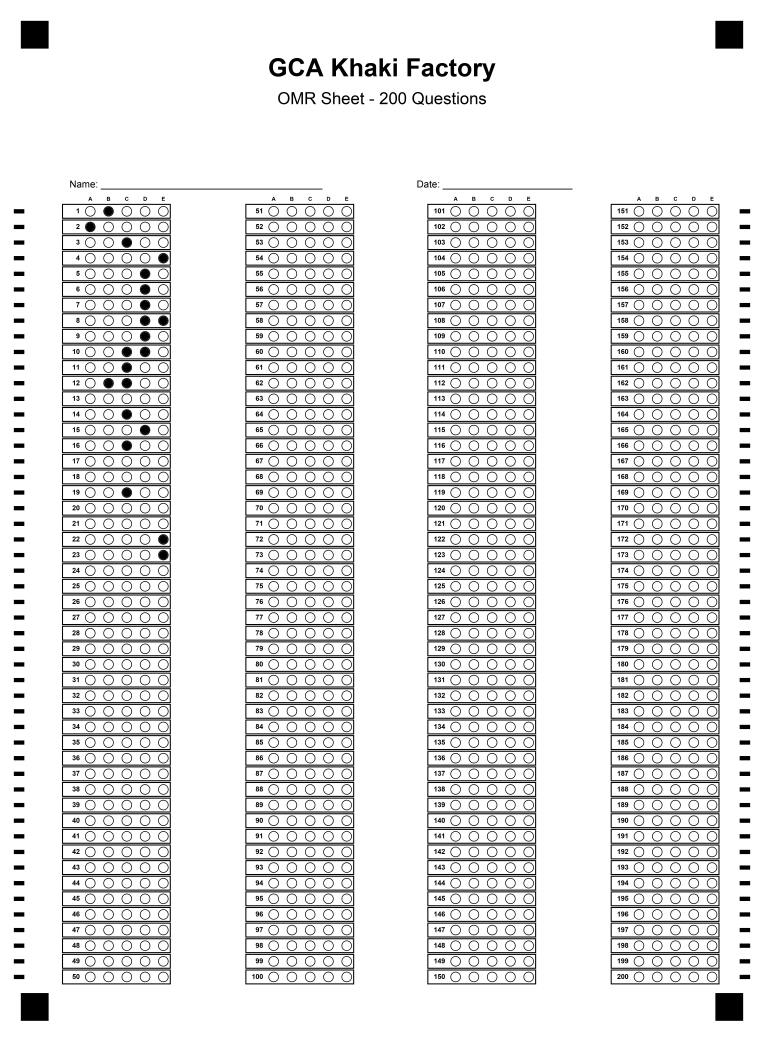
#> input picture data/evaluations/tmp/728640144c2d40c78a85e96071e39c85/original.jpg, 4584 x 6250 px (shown at 1/6 size)
$ python -i preprocessing.py   (imports and definitions only)   (older library calls are emulated)
#> lines starting #> are read from the running program, lines starting #| are printed output that depends on the picture; after the words box and inside, x2 and y2 are one past the last pixel; in counts of white or black regions, pixels touching at a corner belong together
#> further down, picture is the input picture: shape (6250, 4584, 3); min 0, max 255, mean 226.8
"""
Image preprocessing pipeline for OMR sheets.
Normalizes image quality before sheet detection and bubble reading.
"""
# pyrefly: ignore [missing-import]
import cv2
# pyrefly: ignore [missing-import]
import numpy as np
from typing import Tuple


import fitz  # PyMuPDF

# [31 lines left out: functions load_image, load_image_from_bytes, not called in this run]


def resize_image(img: np.ndarray, max_dim: int = 2000) -> np.ndarray:
    """
    Resize image so the largest dimension is max_dim, preserving aspect ratio.
    Prevents very large images from slowing down processing.
    """
#> called with max_dim = 2000
    h, w = img.shape[:2]
#> h = 6250; w = 4584
    if max(h, w) <= max_dim:
        return img
    scale = max_dim / max(h, w)
#> scale = 0.32
    new_w = int(w * scale)
#> new_w = 1466
    new_h = int(h * scale)
#> new_h = 2000
    return cv2.resize(img, (new_w, new_h), interpolation=cv2.INTER_AREA)
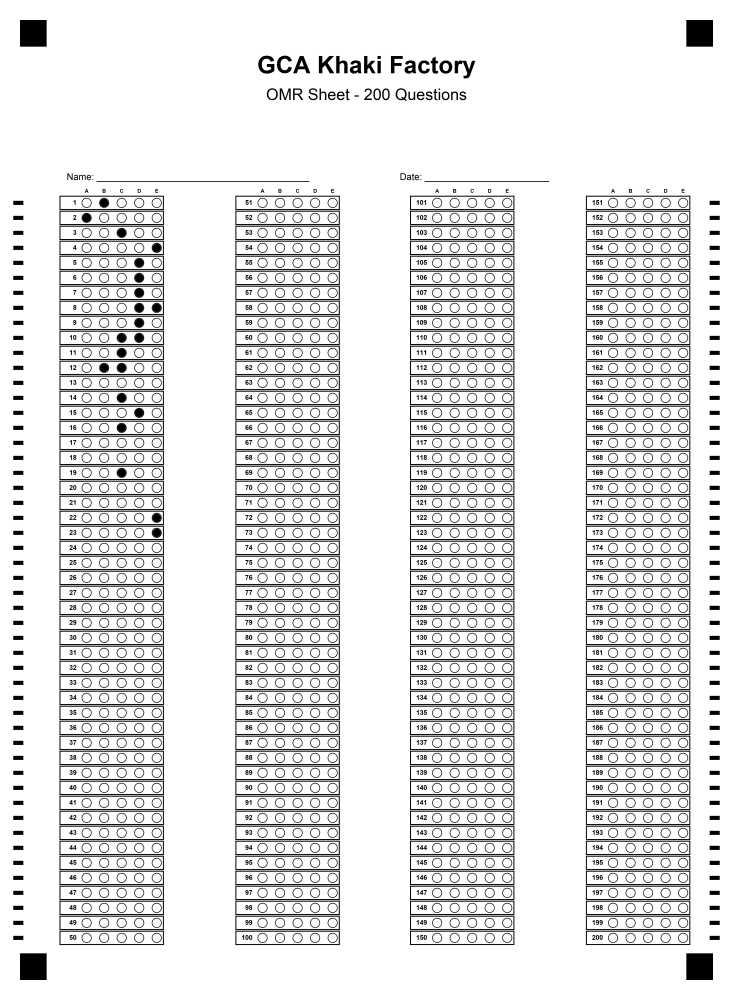
#> returned value: shape (2000, 1466, 3) (shown at 1/2 size); min 0, max 255, mean 226.8
#> in adjust_contrast_brightness, `lab = cv2.cvtColor(img, cv2.COLOR_BGR2LAB)`: lab: shape (2000, 1466, 3); mean of channels 0, 1, 2 227.3, 128, 128
#> in adjust_contrast_brightness, `l, a, b = cv2.split(lab)`: a: shape (2000, 1466); every value is 128
#> in adjust_contrast_brightness, `limg = cv2.merge((cl, a, b))`: limg: shape (2000, 1466, 3); mean of channels 0, 1, 2 227.2, 128, 128


def to_grayscale(img: np.ndarray) -> np.ndarray:
    """Convert BGR image to grayscale."""
    if len(img.shape) == 2:
        return img  # already grayscale
    return cv2.cvtColor(img, cv2.COLOR_BGR2GRAY)
#> returned value: shape (2000, 1466)


def reduce_noise(gray: np.ndarray) -> np.ndarray:
    """
    Apply Gaussian blur for noise reduction.
    Kernel size 5x5 is effective for most scanned/photographed OMR sheets.
    """
    return cv2.GaussianBlur(gray, (5, 5), 0)


def threshold_image(gray: np.ndarray, method: str = "otsu") -> np.ndarray:
    """
    Apply thresholding to create binary image.

    Args:
        gray: Grayscale input image
        method: 'otsu' | 'adaptive'

    Returns:
        Binary image (0=black, 255=white)
    """
#> called with method = 'otsu'
    if method == "adaptive":
        return cv2.adaptiveThreshold(
            gray, 255,
            cv2.ADAPTIVE_THRESH_GAUSSIAN_C,
            cv2.THRESH_BINARY_INV,
            blockSize=21,
            C=10,
        )
    else:  # Otsu
        _, binary = cv2.threshold(gray, 0, 255, cv2.THRESH_BINARY_INV + cv2.THRESH_OTSU)
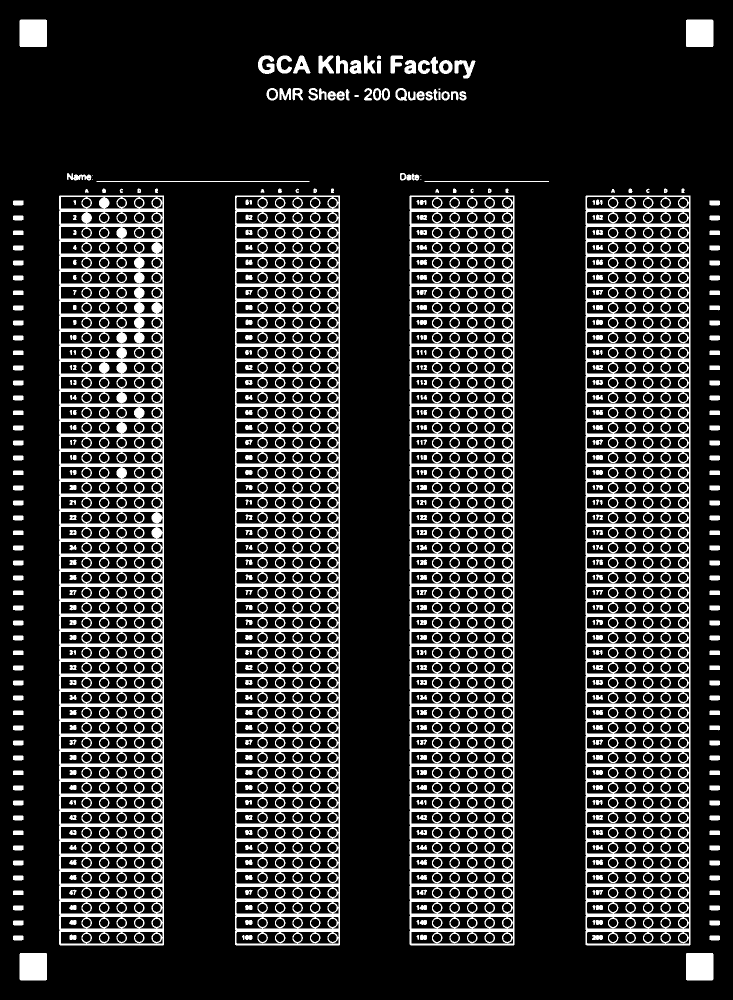
#> binary: shape (2000, 1466) (shown at 1/2 size); 19% white; 496 white regions (5 under 20 px), largest, box (x1, y1, x2, y2) and area: (118, 391, 328, 1891) 124761, (819, 391, 1029, 1891) 120754, (1171, 391, 1381, 1891) 119433
        return binary


def apply_morphology(binary: np.ndarray, operation: str = "close") -> np.ndarray:
    """
    Apply morphological operations to clean up binary image.
    'close' = fill small holes in bubbles.
    'open'  = remove noise/small particles.
    """
#> called with operation = 'close'
    kernel = cv2.getStructuringElement(cv2.MORPH_ELLIPSE, (3, 3))
    if operation == "close":
        return cv2.morphologyEx(binary, cv2.MORPH_CLOSE, kernel, iterations=1)
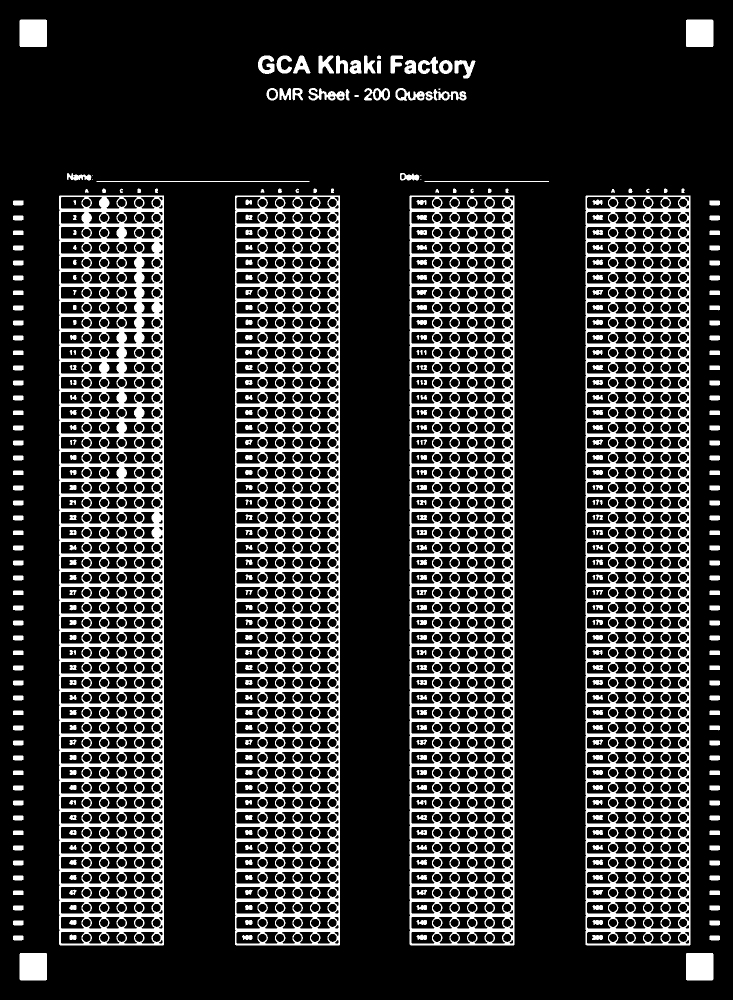
#> returned value: shape (2000, 1466) (shown at 1/2 size); 19.8% white; 389 white regions (5 under 20 px), largest, box (x1, y1, x2, y2) and area: (118, 391, 328, 1891) 130488, (819, 391, 1029, 1891) 126475, (1171, 391, 1381, 1891) 125106
    elif operation == "open":
        return cv2.morphologyEx(binary, cv2.MORPH_OPEN, kernel, iterations=1)
    elif operation == "dilate":
        return cv2.dilate(binary, kernel, iterations=1)
    elif operation == "erode":
        return cv2.erode(binary, kernel, iterations=1)
    return binary


def adjust_contrast_brightness(img: np.ndarray) -> np.ndarray:
    """
    Enhance contrast and brightness to improve OMR detection.
    Uses CLAHE (Contrast Limited Adaptive Histogram Equalization) in LAB color space
    to handle uneven lighting and shadows effectively.
    """
    if len(img.shape) == 2:
        # Already grayscale
        clahe = cv2.createCLAHE(clipLimit=3.0, tileGridSize=(8, 8))
        return clahe.apply(img)

    # Convert to LAB color space
    lab = cv2.cvtColor(img, cv2.COLOR_BGR2LAB)
    l, a, b = cv2.split(lab)

    # Apply CLAHE to the lightness channel (L)
    clahe = cv2.createCLAHE(clipLimit=3.0, tileGridSize=(8, 8))
    cl = clahe.apply(l)

    # Merge channels and convert back to BGR
    limg = cv2.merge((cl, a, b))
    return cv2.cvtColor(limg, cv2.COLOR_LAB2BGR)


def preprocess_for_detection(img: np.ndarray) -> Tuple[np.ndarray, np.ndarray]:
    """
    Full preprocessing pipeline for sheet contour detection.

    Returns:
        (gray, binary) — grayscale and binary-inverted images
    """
    resized = resize_image(img, max_dim=2000)
    resized = adjust_contrast_brightness(resized)
    gray = to_grayscale(resized)
    blurred = reduce_noise(gray)
    binary = threshold_image(blurred, method="otsu")
    binary = apply_morphology(binary, "close")
    return gray, binary


# [38 lines left out: functions preprocess_for_bubbles, check_image_quality, not called in this run]

>>> import cv2
>>> picture = cv2.cvtColor(cv2.imread('../../../../data/evaluations/tmp/728640144c2d40c78a85e96071e39c85/original.jpg'), cv2.COLOR_BGR2RGB)
>>> result = preprocess_for_detection(picture)
